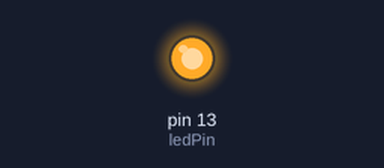
Recording of a sketch running on a simulated Arduino Uno, built with avr-gcc and run on an emulated ATmega328P. Shown: output pins drawn as LEDs (lit = HIGH).

Above: at 0.2 s.
At 20.8 s:
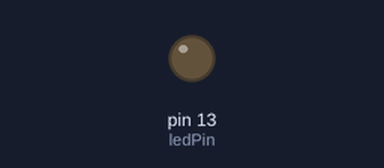
Timing chart, 0 to 23.4 s (numbered marks = the images above):
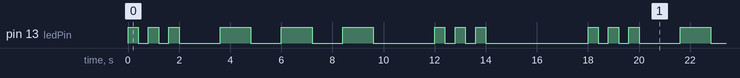

The sketch:

tp7-ISW2-punto2.ino
```cpp
/*
  Custom LED Blink Pattern

  Implementa un patrón de parpadeo personalizado para el LED incorporado en Arduino.

  Esta versión del código realiza las siguientes acciones:
  a. Encender el LED por 400 mSeg y apagarlo por un tiempo similar. Repetir tres veces.
  b. Mantener el LED apagado por 1200 mSeg.
  c. Encender el LED por 1200 mSeg y apagarlo por un tiempo similar. Repetir tres veces.
  d. Mantener el LED apagado por 1200 mSeg.
  e. Encender el LED por 400 mSeg y apagarlo por un tiempo similar. Repetir tres veces.
  f. Mantener el LED apagado por 3600 mSeg.
  g. Volver a repetir el ciclo.

  Este código está en el dominio público.
*/

// El pin LED_BUILTIN es el pin incorporado para el LED en la mayoría de las placas Arduino.
int ledPin = LED_BUILTIN;

void setup() {
  pinMode(ledPin, OUTPUT);
}

void loop() {
  while (true) {
    // a. Encender el LED por 400 mSeg y apagarlo por un tiempo similar. Repetir tres veces.
    for (int i = 0; i < 3; i++) {
      digitalWrite(ledPin, HIGH);  // Encender el LED
      delay(400);  // Esperar 400 mSeg
      digitalWrite(ledPin, LOW);  // Apagar el LED
      delay(400);  // Esperar 400 mSeg
    }

    // b. Mantener el LED apagado por 1200 mSeg.
    delay(1200);

    // c. Encender el LED por 1200 mSeg y apagarlo por un tiempo similar. Repetir tres veces.
    for (int i = 0; i < 3; i++) {
      digitalWrite(ledPin, HIGH);  // Encender el LED
      delay(1200);  // Esperar 1200 mSeg
      digitalWrite(ledPin, LOW);  // Apagar el LED
      delay(1200);  // Esperar 1200 mSeg
    }

    // d. Mantener el LED apagado por 1200 mSeg.
    delay(1200);

    // e. Encender el LED por 400 mSeg y apagarlo por un tiempo similar. Repetir tres veces.
    for (int i = 0; i < 3; i++) {
      digitalWrite(ledPin, HIGH);  // Encender el LED
      delay(400);  // Esperar 400 mSeg
      digitalWrite(ledPin, LOW);  // Apagar el LED
      delay(400);  // Esperar 400 mSeg
    }

    // f. Mantener el LED apagado por 3600 mSeg.
    delay(3600);
  }
}
```

Measured:
- by itself, pin 13 (ledPin): repeats every 18.0 s: 2 × (LOW 0.40 s, HIGH 0.40 s), LOW 1.6 s, 2 × (HIGH 1.2 s, LOW 1.2 s), HIGH 1.2 s, LOW 2.4 s, 2 × (HIGH 0.40 s, LOW 0.40 s), HIGH 0.40 s, LOW 4.0 s, HIGH 0.40 s
- by itself, everything shown: repeats every 18.0 s, in 18 steps
